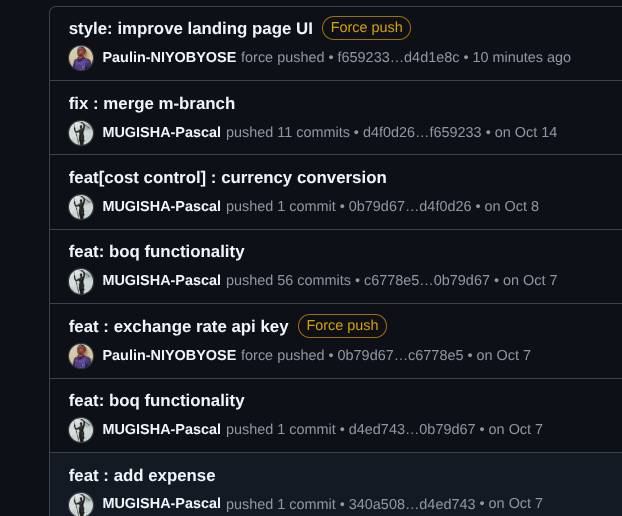
#> input picture OCR/test-image/image.png, 622 x 516 px
$ python codes.py
#> lines starting #> are read from the running program, lines starting #| are printed output that depends on the picture; after the words box and inside, x2 and y2 are one past the last pixel; in counts of white or black regions, pixels touching at a corner belong together
import cv2
import pytesseract
import numpy as np

# Load the image using OpenCV
image = cv2.imread('./test-image/image.png')
#> image is the input picture: shape (516, 622, 3); mean B, G, R 36.6, 29.7, 26.3

# invert the colors
gray = cv2.cvtColor(image, cv2.COLOR_BGR2GRAY)
_, mask = cv2.threshold(gray, 127, 255, cv2.THRESH_BINARY)
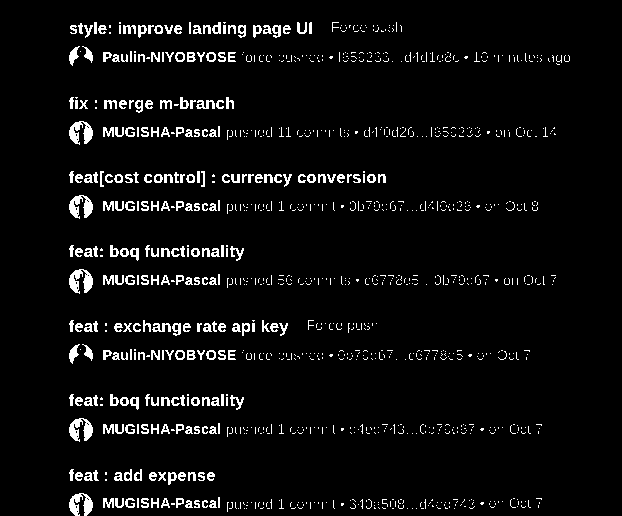
#> mask: shape (516, 622); 5.1% white in thin lines or dots, all inside (x1, y1, x2, y2) = (69, 22, 570, 516)
white_pixel_count = np.sum(mask == 255)
#> white_pixel_count = 16220
is_white_background = white_pixel_count > (mask.size / 2)
#> is_white_background = False
if is_white_background:
    inverted_image = cv2.bitwise_not(gray)
else:
    inverted_image = gray

# binarize the image
contrast = 255
exposure = 255
saturation = 0
binarized_image = cv2.convertScaleAbs(inverted_image, alpha=contrast/255, beta=0)
binarized_image = cv2.convertScaleAbs(binarized_image, alpha=exposure/255, beta=0)
binarized_image = cv2.cvtColor(binarized_image, cv2.COLOR_GRAY2BGR)
binarized_image = cv2.cvtColor(binarized_image, cv2.COLOR_BGR2HSV)
#> binarized_image: shape (516, 622, 3); mean H, S, V 0, 0, 29.5
binarized_image[:, :, 1] = saturation
binarized_image = cv2.cvtColor(binarized_image, cv2.COLOR_HSV2BGR)
threshold_value = 75
_, binary_image = cv2.threshold(binarized_image, threshold_value, 255, cv2.THRESH_BINARY)
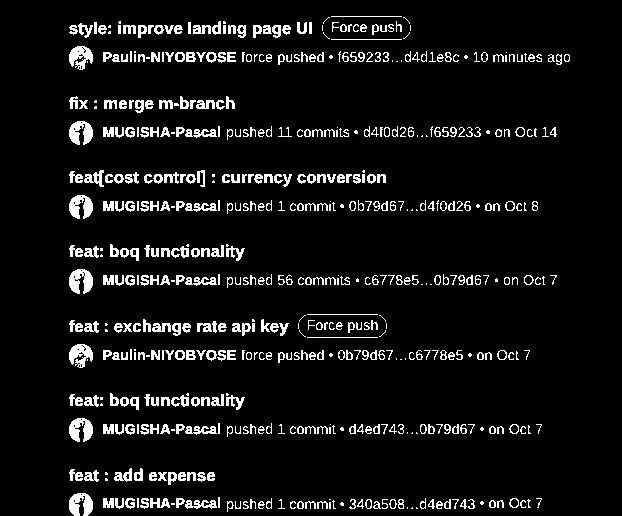
#> binary_image: shape (516, 622, 3); 7.3% white in thin lines or dots, all inside (x1, y1, x2, y2) = (69, 16, 570, 516)

cv2.imwrite("output.jpg", binary_image)
# Perform OCR using Tesseract
#> (the run stopped early here; a loop or call above may not have finished)
